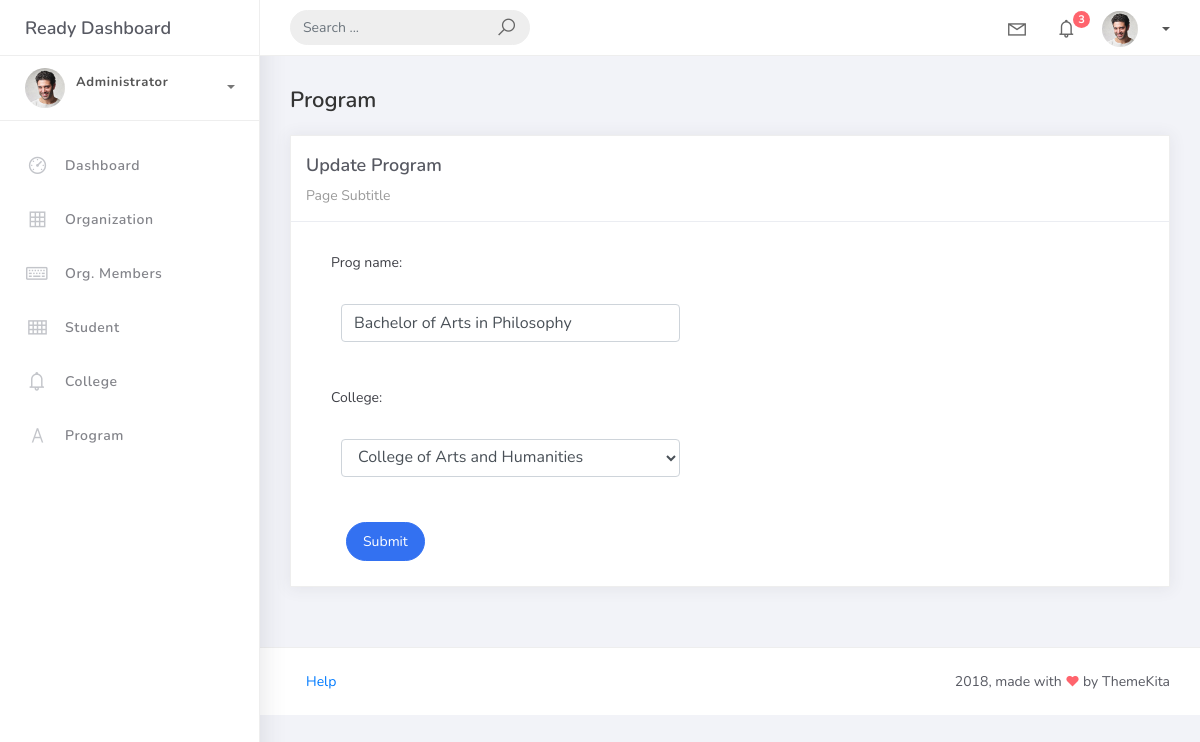
Page /program_list/4 on the committed database.
### studentorg/models.py (models this page shows, shortened)
class BaseModel(models.Model):
    created_at = models.DateTimeField(auto_now_add=True, db_index=True)
    updated_at = models.DateTimeField(auto_now=True)
    class Meta:
        abstract = True

class Program(BaseModel):
    prog_name = models.CharField(max_length=150)
    college = models.ForeignKey(College, on_delete=models.CASCADE)

### studentorg/views.py (the view)
# urls.py: path("program_list/<pk>", ProgramUpdateView.as_view(), name="program-update"),
class ProgramUpdateView(UpdateView):
    model = Program
    form_class = ProgramForm
    template_name = "program_form.html"
    success_url = reverse_lazy("program-list")

### studentorg/forms.py
class ProgramForm(ModelForm):
    class Meta:
        model = Program
        fields = "__all__"

### studentorg/models.py (called while the page is built)
    def __str__(self):
        return self.college_name

### templates/program_form.html (shortened to what this page needs)
{% extends 'base.html' %}
{% load static %}
{% block content %}
<div class="content">
    <div class="container-fluid">
        <h4 class="page-title">Program</h4>
        <div class="row">
            <div class="col-md-12">
                <div class="card">
                    <div class="card-header">
                        <div class="card-title">
                            {% if object %}
                                Update Program
                            {% else %}
                                Add New Program
                            {% endif %}
                        </div>
                        <div class="card-category">
                            Page Subtitle
                        </div>
                    </div>
                    <div class="col-md-6">
                        <div class="card-body">
                            <form action="" method="post" novalidate>
                                {% include 'includes/form.html' %}
                                <div class="form-group">
                                    <div class="col-md-12 col-sm-3">
                                        <button type="submit"
                                                class="btn btn-primary btn-rounded">
                                            Submit
                                        </button>
                                    </div>
                                </div>
                            </form>
                        </div>
                    </div>
                </div>
            </div>
        </div>
    </div>
</div>
{% endblock %}

### templates/includes/form.html (shortened to what this page needs)
{% load widget_tweaks %}
{% for field in form %}
<div class="field item form-group">
    <label>{{ field.label_tag }}</label>
    <div class="form-group">
        {% render_field field class="form-control" %}
    </div>
</div>
{% endfor %}

### rows in the picture
Program: prog_name "Bachelor of Arts in Philosophy" "College of Arts and Humanities"

### other values in the picture
{{ field.label_tag }} "Prog name:" "College:"
